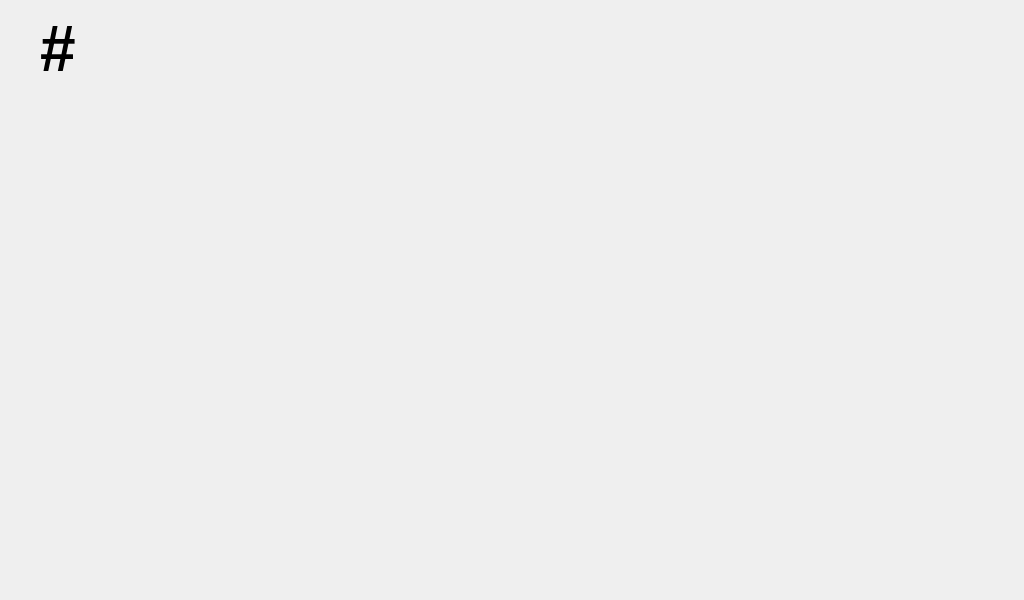
<?xml version="1.0" encoding="UTF-8"?>
<ui version="4.0">
 <class>selfserveByCount</class>
 <widget class="QWidget" name="selfserveByCount">
  <property name="geometry">
   <rect>
    <x>0</x>
    <y>0</y>
    <width>1024</width>
    <height>600</height>
   </rect>
  </property>
  <property name="sizePolicy">
   <sizepolicy hsizetype="Expanding" vsizetype="Expanding">
    <horstretch>0</horstretch>
    <verstretch>0</verstretch>
   </sizepolicy>
  </property>
  <property name="windowTitle">
   <string>Form</string>
  </property>
  <layout class="QHBoxLayout" name="horizontalLayout" stretch="1,0">
   <property name="spacing">
    <number>0</number>
   </property>
   <property name="leftMargin">
    <number>0</number>
   </property>
   <property name="topMargin">
    <number>0</number>
   </property>
   <property name="rightMargin">
    <number>0</number>
   </property>
   <property name="bottomMargin">
    <number>0</number>
   </property>
   <item>
    <layout class="QVBoxLayout" name="verticalLayout" stretch="0,1">
     <property name="spacing">
      <number>0</number>
     </property>
     <item>
      <layout class="QHBoxLayout" name="horizontalLayout_2" stretch="0,0,1">
       <item>
        <layout class="QVBoxLayout" name="verticalLayout_5" stretch="1,0">
         <item>
          <widget class="QLabel" name="lblStoreLogo">
           <property name="text">
            <string/>
           </property>
          </widget>
         </item>
         <item>
          <spacer name="verticalSpacer_3">
           <property name="orientation">
            <enum>Qt::Vertical</enum>
           </property>
           <property name="sizeHint" stdset="0">
            <size>
             <width>20</width>
             <height>13</height>
            </size>
           </property>
          </spacer>
         </item>
        </layout>
       </item>
       <item>
        <spacer name="horizontalSpacer">
         <property name="orientation">
          <enum>Qt::Horizontal</enum>
         </property>
         <property name="sizeType">
          <enum>QSizePolicy::Fixed</enum>
         </property>
         <property name="sizeHint" stdset="0">
          <size>
           <width>20</width>
           <height>20</height>
          </size>
         </property>
        </spacer>
       </item>
       <item>
        <layout class="QGridLayout" name="gridLayout">
         <item row="3" column="1">
          <spacer name="verticalSpacer">
           <property name="orientation">
            <enum>Qt::Vertical</enum>
           </property>
           <property name="sizeHint" stdset="0">
            <size>
             <width>20</width>
             <height>13</height>
            </size>
           </property>
          </spacer>
         </item>
         <item row="0" column="1">
          <spacer name="verticalSpacer_2">
           <property name="orientation">
            <enum>Qt::Vertical</enum>
           </property>
           <property name="sizeHint" stdset="0">
            <size>
             <width>20</width>
             <height>13</height>
            </size>
           </property>
          </spacer>
         </item>
         <item row="1" column="0">
          <widget class="QLabel" name="lblItemCode">
           <property name="font">
            <font>
             <pointsize>48</pointsize>
             <weight>75</weight>
             <bold>true</bold>
            </font>
           </property>
           <property name="text">
            <string>#</string>
           </property>
          </widget>
         </item>
        </layout>
       </item>
      </layout>
     </item>
     <item>
      <layout class="QHBoxLayout" name="itemInfoLayout">
       <property name="spacing">
        <number>0</number>
       </property>
       <property name="leftMargin">
        <number>9</number>
       </property>
       <property name="rightMargin">
        <number>0</number>
       </property>
       <item>
        <widget class="selfServiceItemNutrifacts" name="nutrifactsArea" native="true">
         <property name="sizePolicy">
          <sizepolicy hsizetype="Expanding" vsizetype="Expanding">
           <horstretch>0</horstretch>
           <verstretch>0</verstretch>
          </sizepolicy>
         </property>
        </widget>
       </item>
       <item>
        <widget class="selfServiceItemImage" name="expandedTextArea" native="true">
         <property name="sizePolicy">
          <sizepolicy hsizetype="Expanding" vsizetype="Expanding">
           <horstretch>0</horstretch>
           <verstretch>0</verstretch>
          </sizepolicy>
         </property>
        </widget>
       </item>
      </layout>
     </item>
    </layout>
   </item>
   <item>
    <widget class="selfServiceNumberPad" name="numPad" native="true"/>
   </item>
  </layout>
 </widget>
 <customwidgets>
  <customwidget>
   <class>selfServiceItemNutrifacts</class>
   <extends>QWidget</extends>
   <header>selfservice/selfserviceitemnutrifacts.h</header>
   <container>1</container>
  </customwidget>
  <customwidget>
   <class>selfServiceItemImage</class>
   <extends>QWidget</extends>
   <header>selfservice/selfserviceitemimage.h</header>
   <container>1</container>
  </customwidget>
  <customwidget>
   <class>selfServiceNumberPad</class>
   <extends>QWidget</extends>
   <header>selfservice/selfservicenumberpad.h</header>
   <container>1</container>
  </customwidget>
 </customwidgets>
 <resources/>
 <connections/>
</ui>
